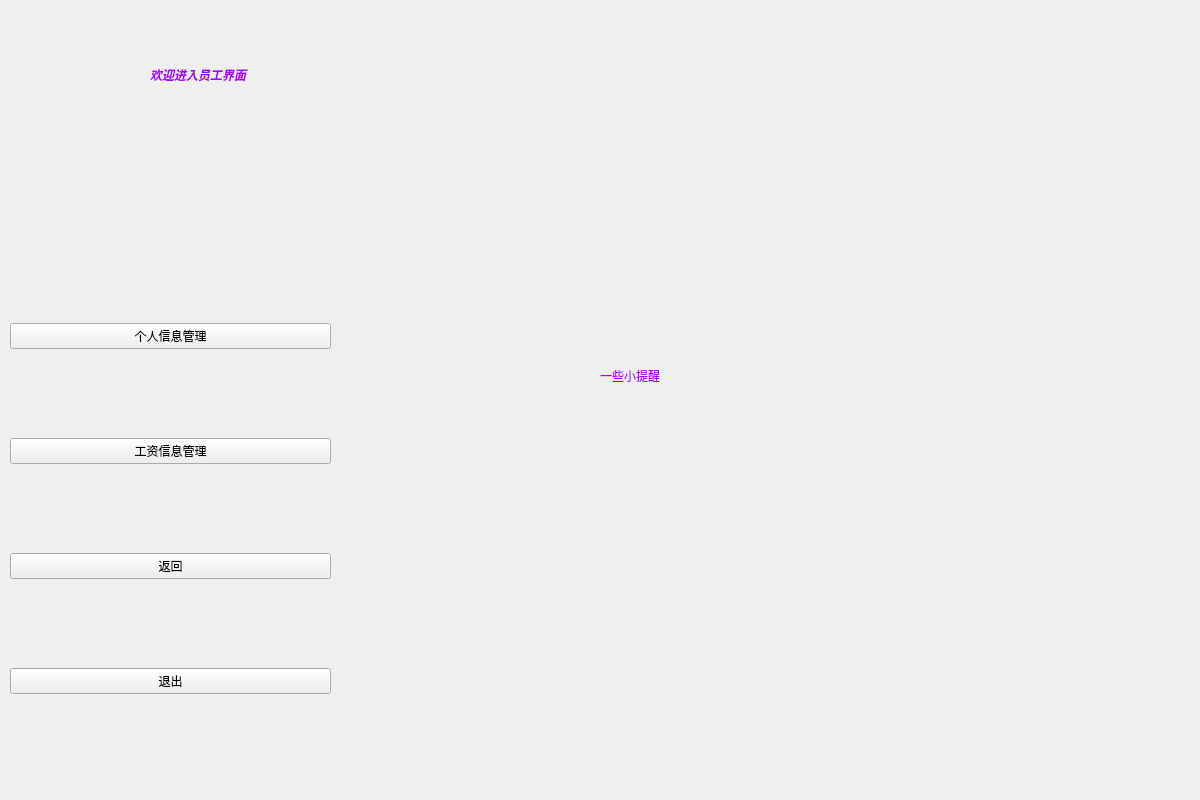
<?xml version="1.0" encoding="UTF-8"?>
<ui version="4.0">
 <class>User</class>
 <widget class="QWidget" name="User">
  <property name="geometry">
   <rect>
    <x>0</x>
    <y>0</y>
    <width>1200</width>
    <height>800</height>
   </rect>
  </property>
  <property name="windowTitle">
   <string>Form</string>
  </property>
  <widget class="QWidget" name="verticalLayoutWidget">
   <property name="geometry">
    <rect>
     <x>10</x>
     <y>240</y>
     <width>321</width>
     <height>541</height>
    </rect>
   </property>
   <layout class="QVBoxLayout" name="verticalLayout">
    <item>
     <widget class="QPushButton" name="btn_user_mag">
      <property name="styleSheet">
       <string notr="true">font: 12pt &quot;Agency FB&quot;;</string>
      </property>
      <property name="text">
       <string>个人信息管理</string>
      </property>
     </widget>
    </item>
    <item>
     <widget class="QPushButton" name="btn_sly_mag">
      <property name="styleSheet">
       <string notr="true">font: 12pt &quot;Agency FB&quot;;</string>
      </property>
      <property name="text">
       <string>工资信息管理</string>
      </property>
     </widget>
    </item>
    <item>
     <widget class="QPushButton" name="btn_back_login">
      <property name="styleSheet">
       <string notr="true">font: 12pt &quot;Agency FB&quot;;</string>
      </property>
      <property name="text">
       <string>返回</string>
      </property>
     </widget>
    </item>
    <item>
     <widget class="QPushButton" name="btn_quit">
      <property name="styleSheet">
       <string notr="true">font: 12pt &quot;Agency FB&quot;;</string>
      </property>
      <property name="text">
       <string>退出</string>
      </property>
     </widget>
    </item>
   </layout>
  </widget>
  <widget class="QLabel" name="label">
   <property name="geometry">
    <rect>
     <x>150</x>
     <y>20</y>
     <width>601</width>
     <height>111</height>
    </rect>
   </property>
   <property name="styleSheet">
    <string notr="true">font: 16pt &quot;Agency FB&quot;;
font: 20pt &quot;Agency FB&quot;;</string>
   </property>
   <property name="text">
    <string>&lt;html&gt;&lt;head/&gt;&lt;body&gt;&lt;p&gt;&lt;span style=&quot; font-weight:600; font-style:italic; color:#aa00ff;&quot;&gt;欢迎进入员工界面&lt;/span&gt;&lt;/p&gt;&lt;/body&gt;&lt;/html&gt;</string>
   </property>
  </widget>
  <widget class="QLabel" name="title">
   <property name="geometry">
    <rect>
     <x>600</x>
     <y>330</y>
     <width>191</width>
     <height>91</height>
    </rect>
   </property>
   <property name="styleSheet">
    <string notr="true">font: 14pt &quot;Agency FB&quot;;
color: rgb(170, 0, 255);</string>
   </property>
   <property name="text">
    <string>一些小提醒</string>
   </property>
  </widget>
  <widget class="QLabel" name="help">
   <property name="geometry">
    <rect>
     <x>420</x>
     <y>290</y>
     <width>900</width>
     <height>600</height>
    </rect>
   </property>
   <property name="styleSheet">
    <string notr="true">font: 11pt &quot;Agency FB&quot;;</string>
   </property>
   <property name="text">
    <string/>
   </property>
  </widget>
 </widget>
 <resources/>
 <connections/>
</ui>
